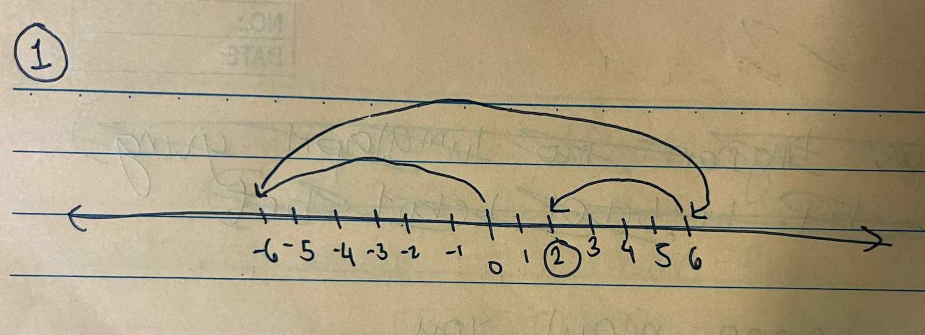
#> input picture dataset/2_test_good.jpg, 1849 x 669 px (shown at 1/2 size)
$ python -i main.py   (imports and definitions only)
#> lines starting #> are read from the running program, lines starting #| are printed output that depends on the picture
"""
Crude application for evaluating answers using AI. Powered by Google Gemini API.
"""
import csv
import os

from all_prompts import *
from google import genai
from google.genai import types
from dotenv import load_dotenv
from PIL import Image, ImageEnhance
from io import BytesIO

import numpy as np
import cv2


IMAGE_PATH = "dataset/2_test_good.jpg"
QUESTION_PATH = "dataset/2.csv"
RUBRIC_QUESTION = "Based only on the visual content of the student's work, what is the student's final answer? What is the correct mathematical answer to the problem? Are they the same?"


class PILImagePreprocessor:
	def __init__(self):
		self.buffer = BytesIO()

	def load_image(self, image_path: str) -> Image.Image:
		return Image.open(image_path)

	# [13 lines left out: functions increase_visibility, encode_to_bytes, not called in this run]

class CVImagePreprocessor:
	# [48 lines left out: functions load_image, brighten, adjust_contrast, save_image, not called in this run]


	def _decode_bytes(self, image_bytes: bytes) -> cv2.typing.MatLike:
		"""
		Decode bytes into BGR uint8 array
		"""
		nparr = np.frombuffer(image_bytes, np.uint8)
		image = cv2.imdecode(nparr, cv2.IMREAD_COLOR)

		if image is None:
			raise ValueError("Failed to decode image bytes")

		return image

	# [34 lines left out: functions _encode_to_bytes, detect_paper_type, not called in this run]

	def remove_horizontal_lines(self, image_bytes: bytes, kernel_size: int = 3) -> bytes:
		"""
        Remove horizontal lines from lined paper using morphology.
        - kernel_size: Width of horizontal structuring element.
        """
		image = self._decode_bytes(image_bytes)
		gray = cv2.cvtColor(image, cv2.COLOR_BGR2GRAY)

		# Horizontal kernel for line detection
		horizontal_kernel = cv2.getStructuringElement(cv2.MORPH_RECT, (kernel_size * 20, 1))  # Wide for horizontals
		horizontal_lines = cv2.morphologyEx(gray, cv2.MORPH_OPEN, horizontal_kernel)  # Extract lines
		vertical_kernel = cv2.getStructuringElement(cv2.MORPH_RECT, (1, kernel_size * 20))  # For any vertical noise
		vertical_lines = cv2.morphologyEx(gray, cv2.MORPH_OPEN, vertical_kernel)

		# Combine and mask
		lines_mask = cv2.addWeighted(horizontal_lines, 1, vertical_lines, 1, 0)
		lines_mask = cv2.dilate(lines_mask, horizontal_kernel, iterations=1)  # Thicken mask

		# Inpaint: Replace lines with surrounding pixels (seamless clone for better results)
		mask_inv = cv2.bitwise_not(lines_mask)
		result = cv2.inpaint(image, lines_mask, 1, cv2.INPAINT_TELEA)  # Telea algorithm for smooth fill

		return self._encode_to_bytes(result)

	# [28 lines left out: function deskew_for_blank, not called in this run]

class CSVProcessor:
	# [7 lines left out: function get_context, not called in this run]


class AIAnswerEvaluator:
	# [23 lines left out: functions __init__, get_response, not called in this run]


# [28 lines not run here, left out]

>>> import cv2
>>> picture = cv2.imread('../dataset/2_test_good.jpg', cv2.IMREAD_GRAYSCALE)
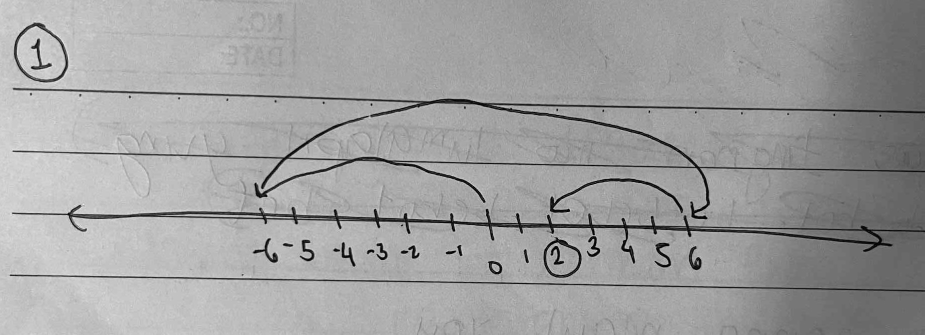
#> picture: shape (669, 1849) (shown at 1/2 size); min 0, max 252, mean 158.9
>>> result = CVImagePreprocessor().remove_horizontal_lines(picture)
#> (the run stopped early here; a loop or call above may not have finished)

$ run again, on dataset/2_test_bad.jpg
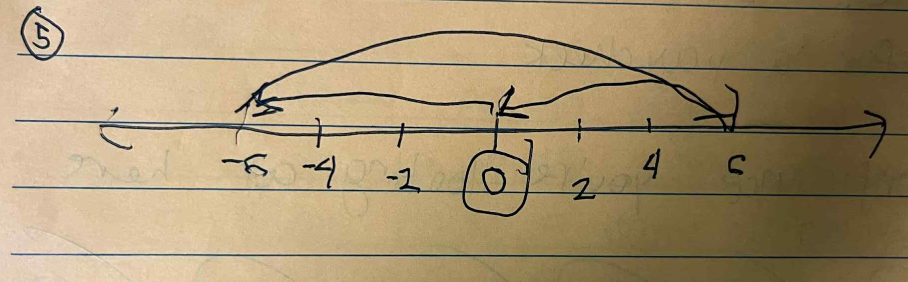
#> input picture dataset/2_test_bad.jpg, 1816 x 563 px (shown at 1/2 size)
#> `picture = cv2.imread('../dataset/2_test_good.jpg', cv2.IMREAD_GRAYSCALE)`:
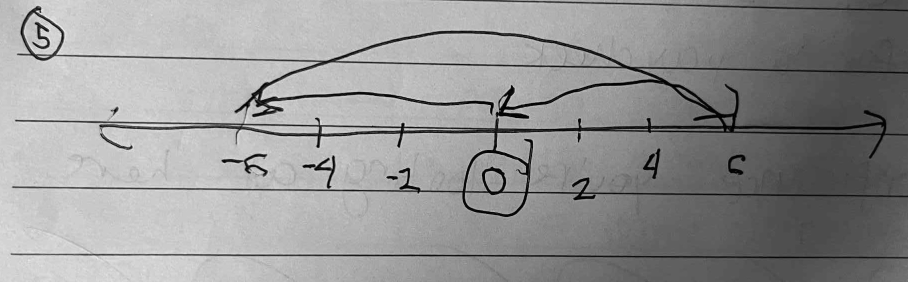
#> picture: shape (563, 1816) (shown at 1/2 size); min 0, max 254, mean 148.6
